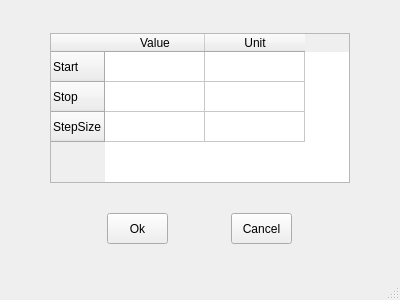
<?xml version="1.0" encoding="UTF-8"?>
<ui version="4.0">
 <class>FrequencySweep</class>
 <widget class="QMainWindow" name="FrequencySweep">
  <property name="windowModality">
   <enum>Qt::NonModal</enum>
  </property>
  <property name="geometry">
   <rect>
    <x>0</x>
    <y>0</y>
    <width>400</width>
    <height>300</height>
   </rect>
  </property>
  <property name="minimumSize">
   <size>
    <width>0</width>
    <height>0</height>
   </size>
  </property>
  <property name="maximumSize">
   <size>
    <width>600</width>
    <height>450</height>
   </size>
  </property>
  <property name="contextMenuPolicy">
   <enum>Qt::NoContextMenu</enum>
  </property>
  <property name="windowTitle">
   <string>FrequencyDomain</string>
  </property>
  <property name="toolButtonStyle">
   <enum>Qt::ToolButtonFollowStyle</enum>
  </property>
  <widget class="QWidget" name="FrequencySweepMW">
   <layout class="QGridLayout" name="gridLayout">
    <item row="0" column="0">
     <widget class="QTableWidget" name="tableWidget">
      <property name="minimumSize">
       <size>
        <width>0</width>
        <height>0</height>
       </size>
      </property>
      <property name="maximumSize">
       <size>
        <width>300</width>
        <height>150</height>
       </size>
      </property>
      <row>
       <property name="text">
        <string>Start</string>
       </property>
      </row>
      <row>
       <property name="text">
        <string>Stop</string>
       </property>
      </row>
      <row>
       <property name="text">
        <string>StepSize</string>
       </property>
      </row>
      <column>
       <property name="text">
        <string>Value</string>
       </property>
      </column>
      <column>
       <property name="text">
        <string>Unit</string>
       </property>
      </column>
      <item row="0" column="0">
       <property name="text">
        <string/>
       </property>
       <property name="flags">
        <set>ItemIsSelectable|ItemIsEditable|ItemIsEnabled</set>
       </property>
      </item>
      <item row="0" column="1">
       <property name="text">
        <string/>
       </property>
      </item>
      <item row="1" column="0">
       <property name="text">
        <string/>
       </property>
       <property name="flags">
        <set>ItemIsSelectable|ItemIsEditable|ItemIsEnabled</set>
       </property>
      </item>
      <item row="1" column="1">
       <property name="text">
        <string/>
       </property>
      </item>
      <item row="2" column="0">
       <property name="text">
        <string/>
       </property>
       <property name="flags">
        <set>ItemIsSelectable|ItemIsEditable|ItemIsEnabled</set>
       </property>
      </item>
      <item row="2" column="1">
       <property name="text">
        <string/>
       </property>
      </item>
     </widget>
    </item>
    <item row="1" column="0">
     <layout class="QHBoxLayout" name="horizontalLayout">
      <item>
       <widget class="QPushButton" name="OK">
        <property name="minimumSize">
         <size>
          <width>0</width>
          <height>0</height>
         </size>
        </property>
        <property name="maximumSize">
         <size>
          <width>61</width>
          <height>31</height>
         </size>
        </property>
        <property name="text">
         <string>Ok</string>
        </property>
       </widget>
      </item>
      <item>
       <widget class="QPushButton" name="Cancel">
        <property name="minimumSize">
         <size>
          <width>0</width>
          <height>31</height>
         </size>
        </property>
        <property name="maximumSize">
         <size>
          <width>61</width>
          <height>31</height>
         </size>
        </property>
        <property name="text">
         <string>Cancel</string>
        </property>
       </widget>
      </item>
     </layout>
    </item>
   </layout>
  </widget>
  <widget class="QStatusBar" name="statusbar"/>
 </widget>
 <resources/>
 <connections/>
</ui>
